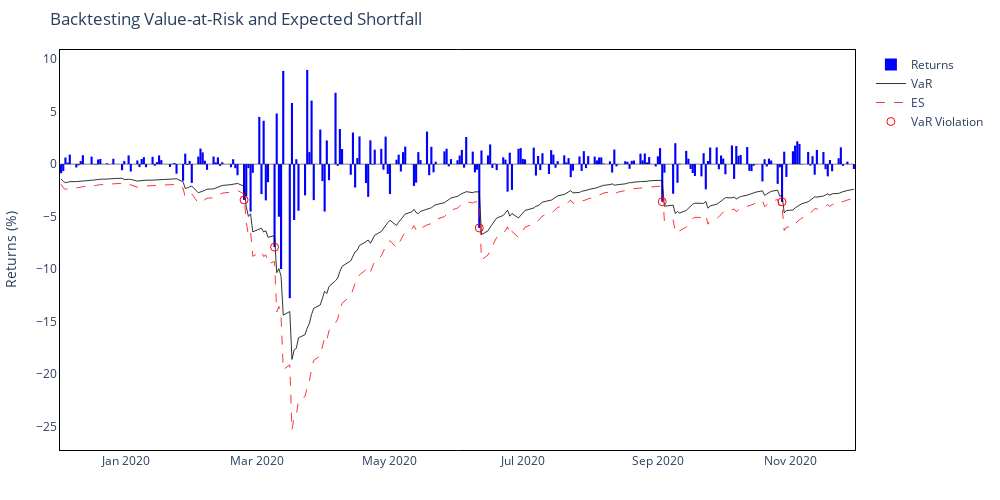
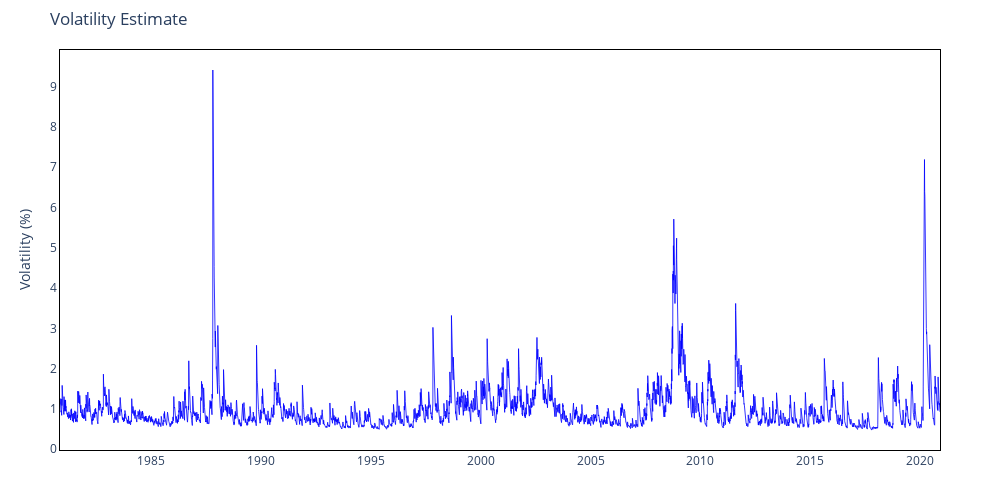

Write notebook code for charts like these, in order.
### Code cell
# Plot interactive VaR
fig_var = plots.plot_backtest(garch_output, subset=("2019-11-30", "2020-11-30"), interactive = True)

# Plot interactive volatility for a subset
fig_vol = plots.plot_volatility(garch_output["Volatility"], subset=("1980-11-01", "2020-11-30"), interactive=True)

### Figure 1 — Plotly figure (JSON) as saved in the notebook; plotly's stock layout.template omitted (floating-point values rounded to 4 significant figures; data arrays with more than 128 entries replaced by an {"elided": "..."} marker saying what was removed)
{"data": [{"hovertemplate": "Date: %{x}<br>Return: %{y:.2f}%", "marker": {"color": "blue", "line": {"color": "black", "width": 0}}, "name": "Returns", "opacity": 1, "type": "bar", "x": {"elided": "252 str values"}, "y": {"elided": "252 float values"}}, {"customdata": {"elided": "252 float values"}, "hovertemplate": "Date: %{x}<br>VaR: %{customdata:.2f}%", "line": {"color": "black", "width": 0.8}, "mode": "lines", "name": "VaR", "type": "scatter", "x": {"elided": "252 str values"}, "y": {"elided": "252 float values"}}, {"customdata": {"elided": "252 float values"}, "hovertemplate": "Date: %{x}<br>ES: %{customdata:.2f}%", "line": {"color": "red", "dash": "dash", "width": 0.8}, "mode": "lines", "name": "ES", "type": "scatter", "x": {"elided": "252 str values"}, "y": {"elided": "252 float values"}}, {"hovertemplate": "Date: %{x}<br>Return: %{y:.2f}%", "marker": {"color": "red", "size": 8, "symbol": "circle-open"}, "mode": "markers", "name": "VaR Violation", "type": "scatter", "x": ["2020-02-24T00:00:00", "2020-03-09T00:00:00", "2020-06-11T00:00:00", "2020-09-03T00:00:00", "2020-10-28T00:00:00"], "y": [-3.409, -7.901, -6.075, -3.576, -3.593]}], "layout": {"bargap": 0.025, "barmode": "overlay", "height": 500, "hovermode": "x unified", "margin": {"b": 50, "l": 60, "r": 60, "t": 50}, "paper_bgcolor": "white", "plot_bgcolor": "white", "shapes": [{"line": {"color": "black", "width": 0.5}, "type": "line", "x0": "2019-12-02T00:00:00", "x1": "2020-11-30T00:00:00", "xref": "x", "y0": 0, "y1": 0, "yref": "y"}], "title": {"text": "Backtesting Value-at-Risk and Expected Shortfall"}, "width": 1000, "xaxis": {"linecolor": "black", "linewidth": 1, "mirror": true, "showline": true}, "yaxis": {"linecolor": "black", "linewidth": 1, "mirror": true, "showline": true, "title": {"text": "Returns (%)"}}}}

### Figure 2 — Plotly figure (JSON) as saved in the notebook; plotly's stock layout.template omitted (floating-point values rounded to 4 significant figures; data arrays with more than 128 entries replaced by an {"elided": "..."} marker saying what was removed)
{"data": [{"hovertemplate": "Date: %{x}<br>Volatility: %{y:.2f}%", "line": {"color": "blue", "width": 0.8}, "mode": "lines", "name": "Volatility", "type": "scatter", "x": {"elided": "10105 str values"}, "y": {"elided": "10105 float values"}}], "layout": {"height": 500, "hovermode": "x unified", "margin": {"b": 50, "l": 60, "r": 60, "t": 50}, "paper_bgcolor": "white", "plot_bgcolor": "white", "title": {"text": "Volatility Estimate"}, "width": 1000, "xaxis": {"linecolor": "black", "linewidth": 1, "mirror": true, "showline": true}, "yaxis": {"linecolor": "black", "linewidth": 1, "mirror": true, "showline": true, "title": {"text": "Volatility (%)"}}}}
